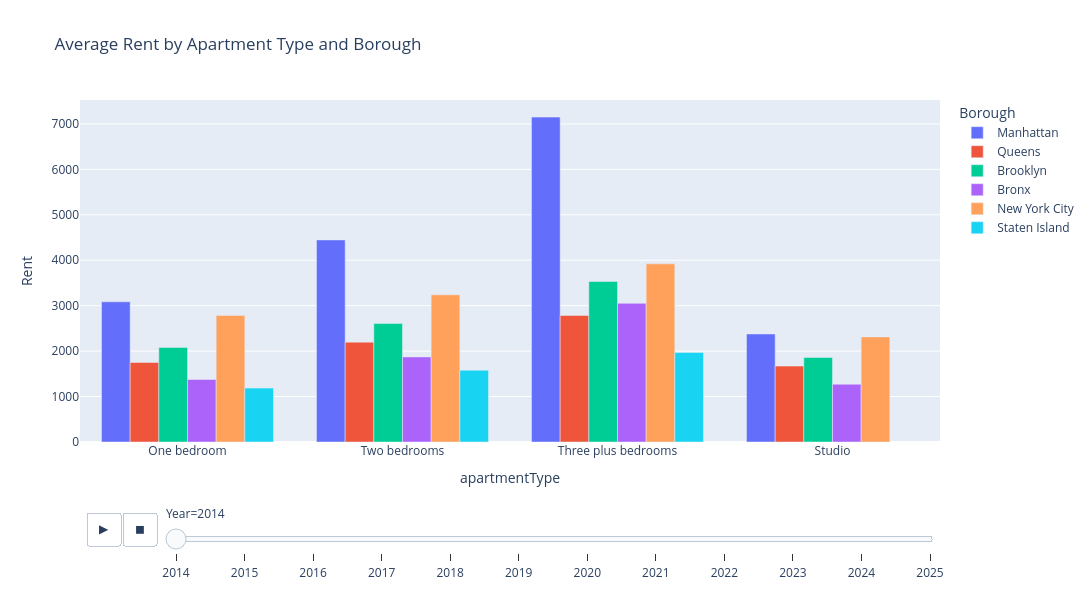

The cell this chart's notebook holds for it:
### Code cell
fig = px.bar(rent_avg_df,
             x='apartmentType', y='Rent', color='Borough', animation_frame='Year',
             title='Average Rent by Apartment Type and Borough',
             barmode='group',
             width=1400, height=600)

fig.show()

### Figure 1 — Plotly figure (JSON) as saved in the notebook; plotly's stock layout.template omitted (floating-point values rounded to 4 significant figures)
{"data": [{"alignmentgroup": "True", "hovertemplate": "Borough=Manhattan<br>Year=2014<br>apartmentType=%{x}<br>Rent=%{y}<extra></extra>", "legendgroup": "Manhattan", "marker": {"color": "#636efa", "pattern": {"shape": ""}}, "name": "Manhattan", "offsetgroup": "Manhattan", "orientation": "v", "showlegend": true, "textposition": "auto", "type": "bar", "x": ["One bedroom", "Two bedrooms", "Three plus bedrooms", "Studio"], "xaxis": "x", "y": [3085.0, 4447.0, 7150.0, 2377.0], "yaxis": "y"}, {"alignmentgroup": "True", "hovertemplate": "Borough=Queens<br>Year=2014<br>apartmentType=%{x}<br>Rent=%{y}<extra></extra>", "legendgroup": "Queens", "marker": {"color": "#EF553B", "pattern": {"shape": ""}}, "name": "Queens", "offsetgroup": "Queens", "orientation": "v", "showlegend": true, "textposition": "auto", "type": "bar", "x": ["One bedroom", "Two bedrooms", "Three plus bedrooms", "Studio"], "xaxis": "x", "y": [1749.0, 2197.0, 2784.0, 1670.0], "yaxis": "y"}, {"alignmentgroup": "True", "hovertemplate": "Borough=Brooklyn<br>Year=2014<br>apartmentType=%{x}<br>Rent=%{y}<extra></extra>", "legendgroup": "Brooklyn", "marker": {"color": "#00cc96", "pattern": {"shape": ""}}, "name": "Brooklyn", "offsetgroup": "Brooklyn", "orientation": "v", "showlegend": true, "textposition": "auto", "type": "bar", "x": ["One bedroom", "Two bedrooms", "Three plus bedrooms", "Studio"], "xaxis": "x", "y": [2082.0, 2607.0, 3532.0, 1859.0], "yaxis": "y"}, {"alignmentgroup": "True", "hovertemplate": "Borough=Bronx<br>Year=2014<br>apartmentType=%{x}<br>Rent=%{y}<extra></extra>", "legendgroup": "Bronx", "marker": {"color": "#ab63fa", "pattern": {"shape": ""}}, "name": "Bronx", "offsetgroup": "Bronx", "orientation": "v", "showlegend": true, "textposition": "auto", "type": "bar", "x": ["One bedroom", "Two bedrooms", "Three plus bedrooms", "Studio"], "xaxis": "x", "y": [1375.0, 1873.0, 3052.0, 1271.0], "yaxis": "y"}, {"alignmentgroup": "True", "hovertemplate": "Borough=New York City<br>Year=2014<br>apartmentType=%{x}<br>Rent=%{y}<extra></extra>", "legendgroup": "New York City", "marker": {"color": "#FFA15A", "pattern": {"shape": ""}}, "name": "New York City", "offsetgroup": "New York City", "orientation": "v", "showlegend": true, "textposition": "auto", "type": "bar", "x": ["One bedroom", "Two bedrooms", "Three plus bedrooms", "Studio"], "xaxis": "x", "y": [2786.0, 3238.0, 3920.0, 2312.0], "yaxis": "y"}, {"alignmentgroup": "True", "hovertemplate": "Borough=Staten Island<br>Year=2014<br>apartmentType=%{x}<br>Rent=%{y}<extra></extra>", "legendgroup": "Staten Island", "marker": {"color": "#19d3f3", "pattern": {"shape": ""}}, "name": "Staten Island", "offsetgroup": "Staten Island", "orientation": "v", "showlegend": true, "textposition": "auto", "type": "bar", "x": ["One bedroom", "Two bedrooms", "Three plus bedrooms", "Studio"], "xaxis": "x", "y": [1186.0, 1579.0, 1970.0, NaN], "yaxis": "y"}], "layout": {"barmode": "group", "height": 600, "legend": {"title": {"text": "Borough"}, "tracegroupgap": 0}, "sliders": [{"active": 0, "currentvalue": {"prefix": "Year="}, "len": 0.9, "pad": {"b": 10, "t": 60}, "steps": [{"args": [["2014"], {"frame": {"duration": 0, "redraw": true}, "fromcurrent": true, "mode": "immediate", "transition": {"duration": 0, "easing": "linear"}}], "label": "2014", "method": "animate"}, {"args": [["2015"], {"frame": {"duration": 0, "redraw": true}, "fromcurrent": true, "mode": "immediate", "transition": {"duration": 0, "easing": "linear"}}], "label": "2015", "method": "animate"}, {"args": [["2016"], {"frame": {"duration": 0, "redraw": true}, "fromcurrent": true, "mode": "immediate", "transition": {"duration": 0, "easing": "linear"}}], "label": "2016", "method": "animate"}, {"args": [["2017"], {"frame": {"duration": 0, "redraw": true}, "fromcurrent": true, "mode": "immediate", "transition": {"duration": 0, "easing": "linear"}}], "label": "2017", "method": "animate"}, {"args": [["2018"], {"frame": {"duration": 0, "redraw": true}, "fromcurrent": true, "mode": "immediate", "transition": {"duration": 0, "easing": "linear"}}], "label": "2018", "method": "animate"}, {"args": [["2019"], {"frame": {"duration": 0, "redraw": true}, "fromcurrent": true, "mode": "immediate", "transition": {"duration": 0, "easing": "linear"}}], "label": "2019", "method": "animate"}, {"args": [["2020"], {"frame": {"duration": 0, "redraw": true}, "fromcurrent": true, "mode": "immediate", "transition": {"duration": 0, "easing": "linear"}}], "label": "2020", "method": "animate"}, {"args": [["2021"], {"frame": {"duration": 0, "redraw": true}, "fromcurrent": true, "mode": "immediate", "transition": {"duration": 0, "easing": "linear"}}], "label": "2021", "method": "animate"}, {"args": [["2022"], {"frame": {"duration": 0, "redraw": true}, "fromcurrent": true, "mode": "immediate", "transition": {"duration": 0, "easing": "linear"}}], "label": "2022", "method": "animate"}, {"args": [["2023"], {"frame": {"duration": 0, "redraw": true}, "fromcurrent": true, "mode": "immediate", "transition": {"duration": 0, "easing": "linear"}}], "label": "2023", "method": "animate"}, {"args": [["2024"], {"frame": {"duration": 0, "redraw": true}, "fromcurrent": true, "mode": "immediate", "transition": {"duration": 0, "easing": "linear"}}], "label": "2024", "method": "animate"}, {"args": [["2025"], {"frame": {"duration": 0, "redraw": true}, "fromcurrent": true, "mode": "immediate", "transition": {"duration": 0, "easing": "linear"}}], "label": "2025", "method": "animate"}], "x": 0.1, "xanchor": "left", "y": 0, "yanchor": "top"}], "title": {"text": "Average Rent by Apartment Type and Borough"}, "updatemenus": [{"buttons": [{"args": [null, {"frame": {"duration": 500, "redraw": true}, "fromcurrent": true, "mode": "immediate", "transition": {"duration": 500, "easing": "linear"}}], "label": "&#9654;", "method": "animate"}, {"args": [[null], {"frame": {"duration": 0, "redraw": true}, "fromcurrent": true, "mode": "immediate", "transition": {"duration": 0, "easing": "linear"}}], "label": "&#9724;", "method": "animate"}], "direction": "left", "pad": {"r": 10, "t": 70}, "showactive": false, "type": "buttons", "x": 0.1, "xanchor": "right", "y": 0, "yanchor": "top"}], "width": 1400, "xaxis": {"anchor": "y", "domain": [0, 1], "title": {"text": "apartmentType"}}, "yaxis": {"anchor": "x", "domain": [0, 1], "title": {"text": "Rent"}}}}
